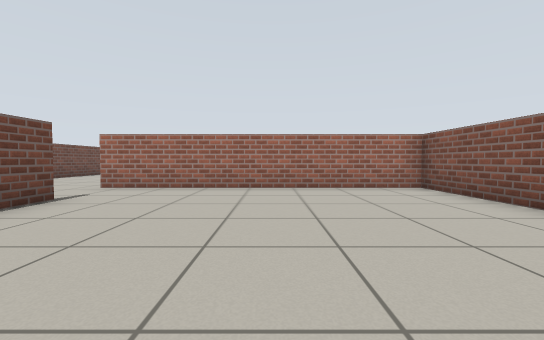
[1] (above)

17 first-person views from a walk through a robot-simulator world made for Gazebo. The camera is 0.64 m above the floor, tilts 2° down and sees 90° across. The floor is counted in squares, 1 m on a side. Each view is taken from the middle of a square. On the plan, view 1 faces up. The plan holds only what a view shows up to about 9 squares ahead; the rest is blank.

[2]
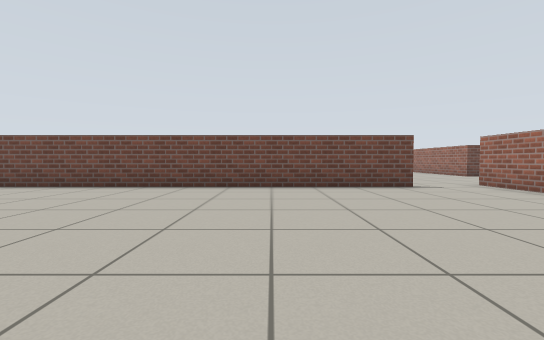

[3]
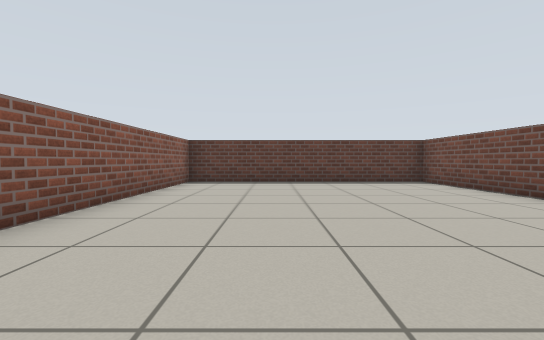

[4]
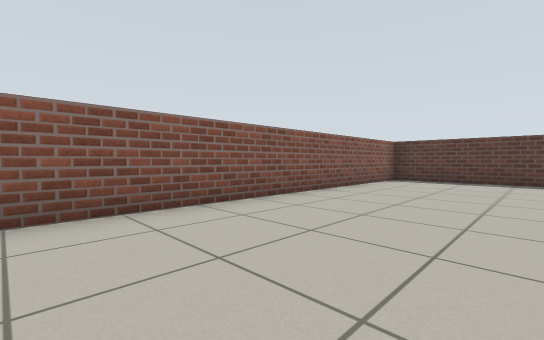

[5]
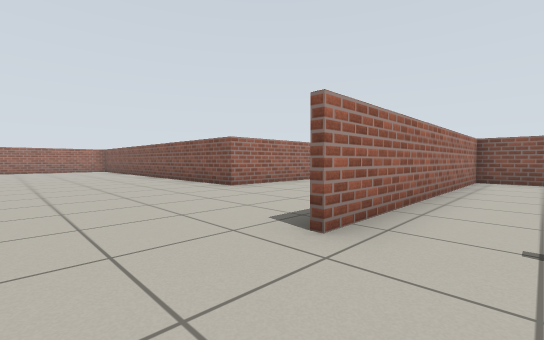

[6]
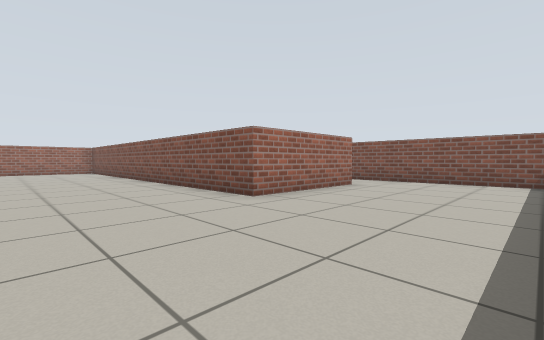

[7]
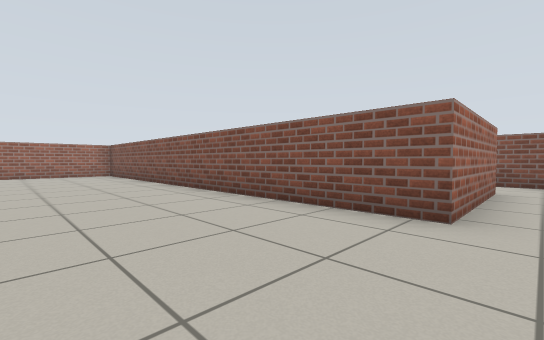

[8]
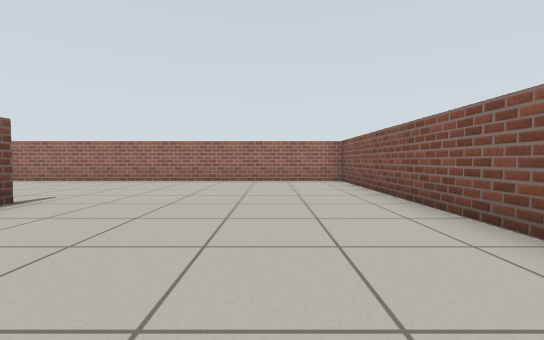

[9]
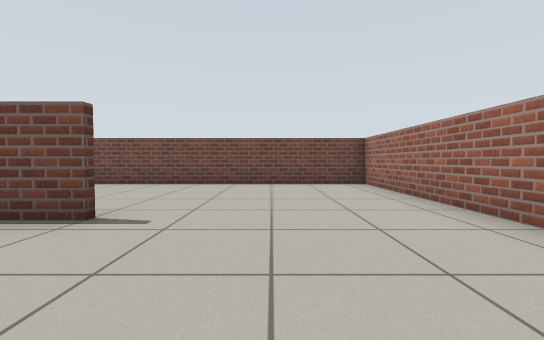

[10]
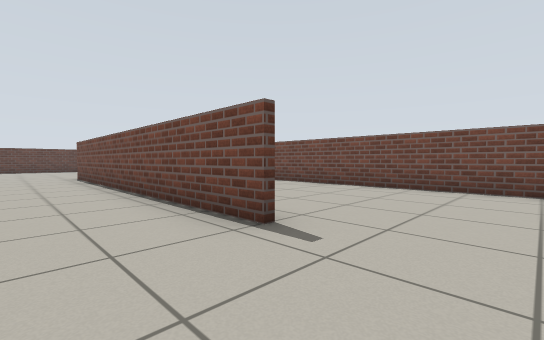

[11]
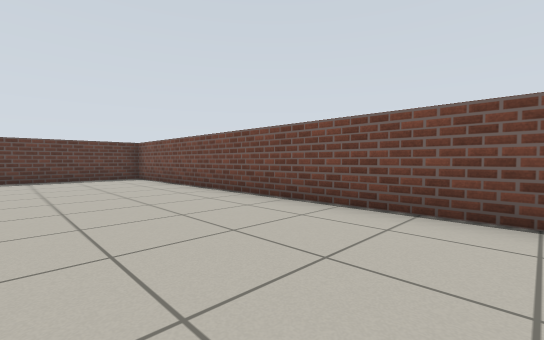

[12]
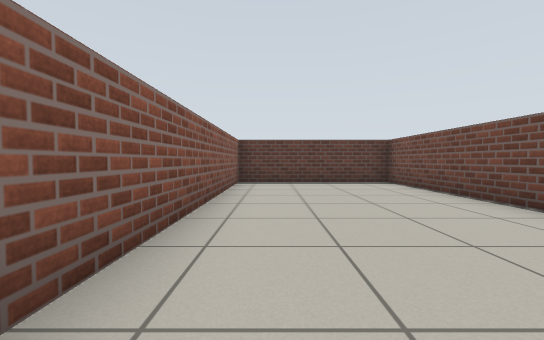

[13]
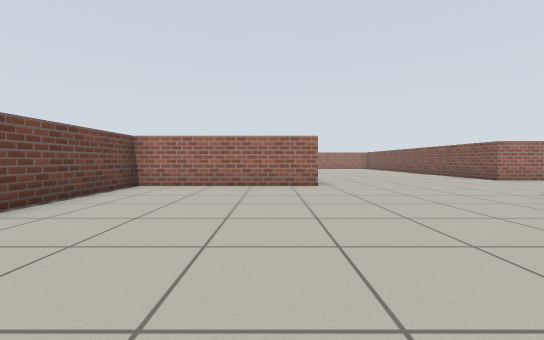

[14]
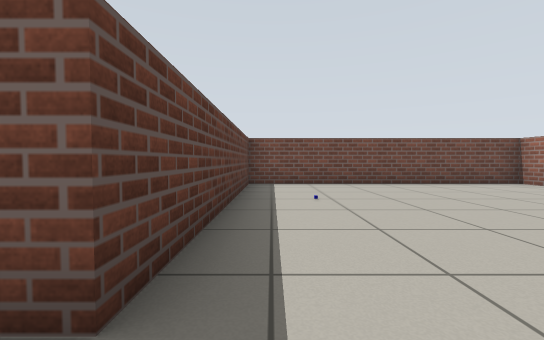

[15]
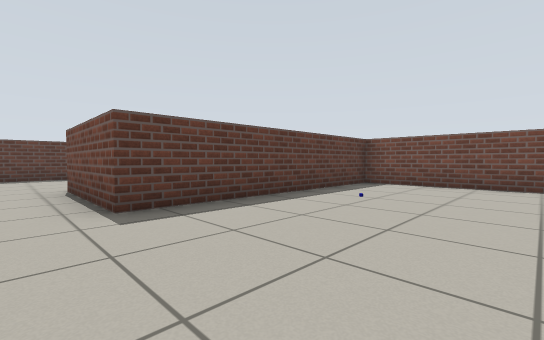

[16]
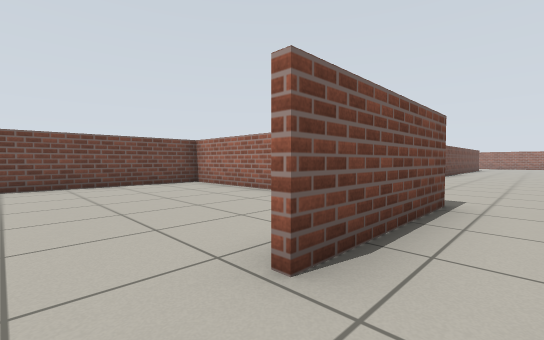

[17]
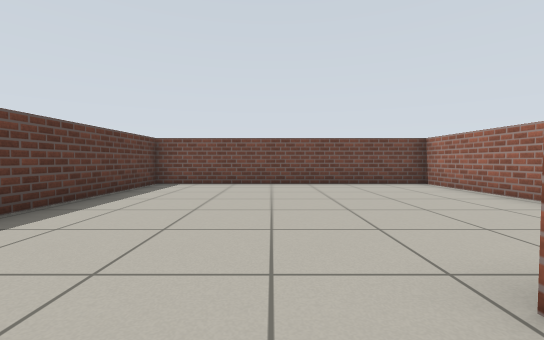

### Floor plan
Points are (right, up) in squares from view 1. A wall is a line through its corners. A room is listed if a view was taken in it or the views show most of it. See-through windows are left out.
Room 1 (views 1, 2, 3, 4)
walls: (-3.5, 4.5) (-3.5, -6.2) (3.5, -6.2) (3.5, 6.3) (-4.1, 6.3)
ways out: opening at (-4, 5) to room 2
Room 2 (views 5, 6, 7, 8, 9, 10, 11, 12, 13, 14, 15)
walls: (-7.7, 8.8) (-12.5, 8.8); (-7.9, 18.1) (-7.9, 9.1); (-12.5, 8.9) (-8, 8.9) (-8, 16.1); (1.8, 10.6) (-1.8, 10.6) (-1.8, 22.5) (-12.5, 22.5) (-12.5, 1.4) (-6, 1.4) (-6, -2); (3.5, 7) (3.5, 11.3)
ways out: opening at (-4, 5) to room 1; opening at (-5, -1) to room 3; opening at (2.5, 11)
Room 3 (views 16, 17)
walls: (-6.6, -6.2) (-5, -6.2); (-9.1, 1.2) (-12.5, 1.2) (-12.5, -6.2) (-8.1, -6.2)
ways out: opening at (-5, -1) to room 2

Positions as (right, up) in squares from view 1, and headings:
1: (0, 0), facing up
2: (3, 1), facing left
3: (1, 2), facing down
4: (0, 3), facing down-right
5: (-6, 5), facing up-right
6: (-5, 7), facing up-right
7: (-5, 10), facing up-right
8: (-4, 14), facing up
9: (-5, 20), facing left
10: (-6, 20), facing down-left
11: (-9, 19), facing down-left
12: (-9, 17), facing down
13: (-9, 2), facing up
14: (-5, 2), facing left
15: (-5, 5), facing down-left
16: (-5, -3), facing up-left
17: (-5, -3), facing left
